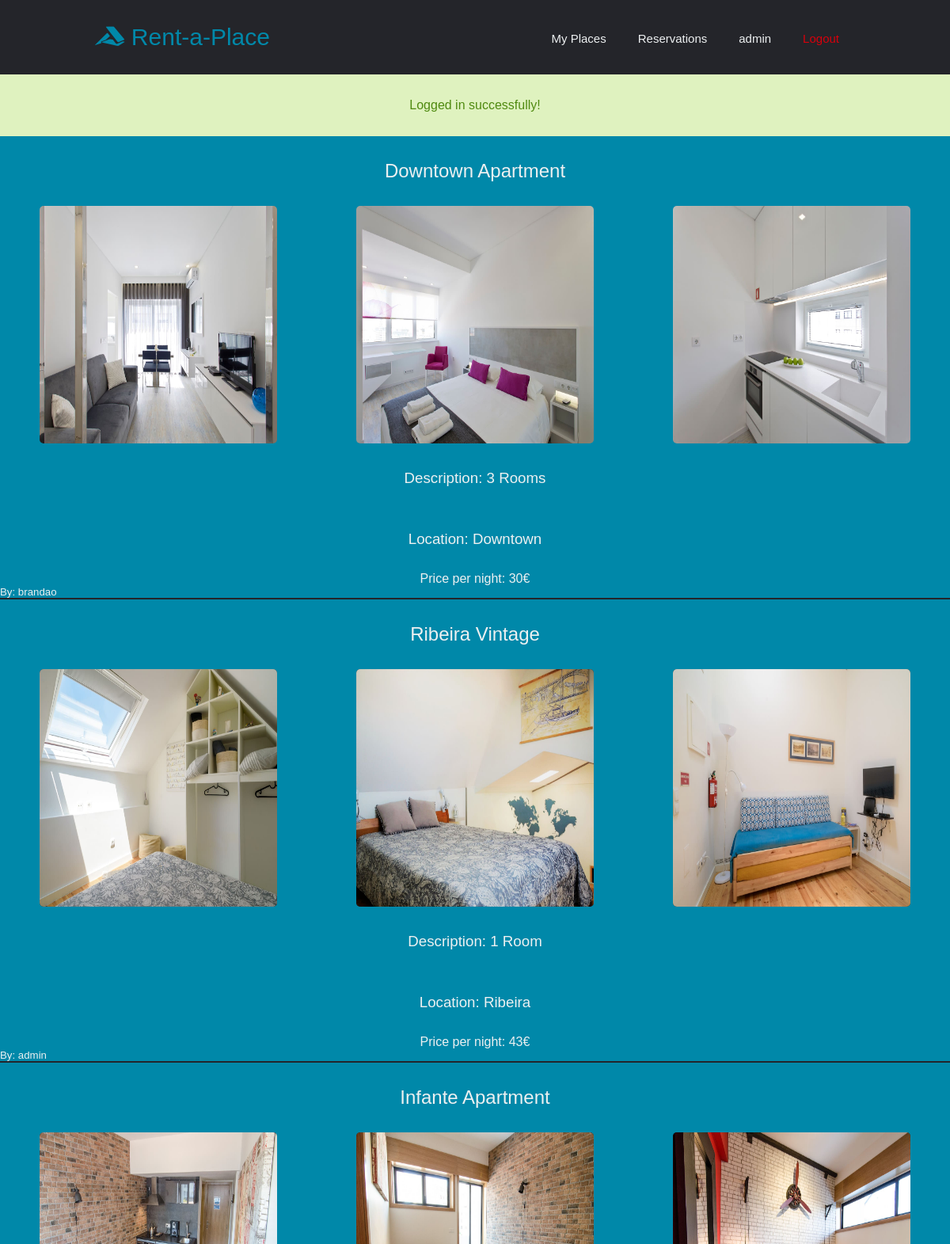
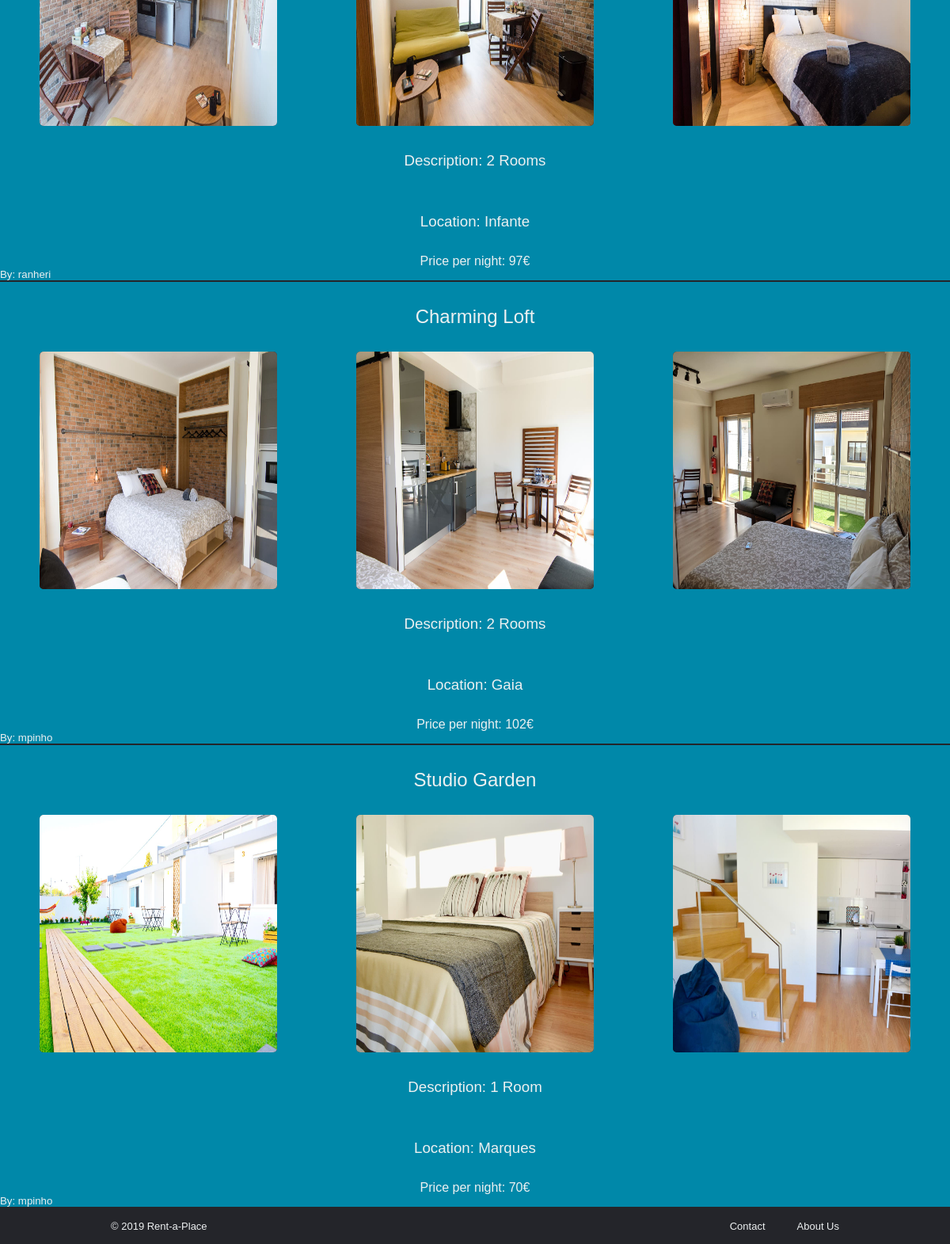
/pages/rental.php (signed in), run on the app's committed database (2 pictures, top to bottom).
### tables this page shows
CREATE TABLE Properties (id INTEGER PRIMARY KEY, ownerID INTEGER NOT NULL REFERENCES Owners (id) ON UPDATE CASCADE, price FLOAT NOT NULL, title VARCHAR NOT NULL, location VARCHAR NOT NULL, description VARCHAR NOT NULL, availabilityEnd DATE, availabilityStart DATE);

CREATE TABLE Photos (id INTEGER PRIMARY KEY, description VARCHAR NOT NULL, path TEXT NOT NULL, propertyID INTEGER REFERENCES Properties (id) ON UPDATE CASCADE);

CREATE TABLE Users (id INTEGER PRIMARY KEY, username VARCHAR NOT NULL UNIQUE, email VARCHAR NOT NULL UNIQUE, password VARCHAR NOT NULL, name VARCHAR NOT NULL, profilePicture TEXT);

### pages/rental.php (called while the page is built, shortened)
<?php
  include_once('../templates/common/tpl_common.php');
  include_once('../templates/common/tpl_rental.php');
  include_once('../database/db_rental.php');
  $rentals = getAllProperties();
  draw_header($_SESSION['username']);
  draw_rentals($rentals);
  draw_footer();

### database/db_rental.php (called while the page is built, shortened)
<?php
    include_once('../database/db_user.php');
   function getAllProperties()
   {
       $db = Database::instance()->db();
       $stmt = $db->prepare('SELECT * FROM Properties');
       $stmt->execute();
       return $stmt->fetchAll();
   }
  function getPropertyPhotos($property_id)
  {
      $db = Database::instance()->db();
      $stmt = $db->prepare('SELECT * FROM Photos WHERE propertyID = ?');
      $stmt->execute(array($property_id));
      return $stmt->fetchAll();
  }

### database/db_user.php (called while the page is built, shortened)
<?php
  function getUserbyID($id)
  {
      $db = Database::instance()->db();
      $stmt = $db->prepare('SELECT * FROM Users WHERE id = ?');
      $stmt->execute(array($id));
      return $stmt->fetch();
  }

### templates/common/tpl_rental.php (the view, shortened to what this page needs)
<?php
include_once('../database/db_rental.php');
include_once('../database/db_user.php');
function draw_rentals($rentals)
{
    ?>
  <section class="rentals">
  <?php
    foreach ($rentals as $rental) {
        draw_rental($rental);
    } ?>
  </section>
<?php
} ?>
<?php function draw_rental($rental)
    {
        ?>
<a href="property.php?id=<?=$rental['id']?> " class="rental">
<article>
  <header>
    <h2><?=$rental['title']?></h2>
  </header>
  <main>
    <?php
    $photos = getPropertyPhotos($rental['id']); ?>
    <div class="row">
    <?php foreach ($photos as $photo) { ?>
      <div class="column">
        <img alt="Property Image" src="../images/properties/<?php echo $photo['path']; ?>"/>
        </div>
    <?php } ?>
    </div>
    <h3>Description: <?=$rental['description']?></h3>
    <h3>Location: <?=$rental['location']?></h3>
    <h4>Price per night: <?=$rental['price']?>€</h4>
  </main>
  <?php
  $username = getUserbyID($rental['ownerID']);
      ?>
  <footer>
    <h5>By: <?=$username['username']?></h5>
  </footer>
</article>
</a>
<?php
    } ?>

### templates/common/tpl_common.php (shortened to what this page needs)
<?php function draw_header($username)
{
     ?>
  <!DOCTYPE html>
  <html>
    <head>
    <link rel="stylesheet" type="text/css" href="../css/header.css">
    <link rel="stylesheet" type="text/css" href="../css/style.css">
    <link rel="stylesheet" type="text/css" href="../css/footer.css">
    <link rel="stylesheet" type="text/css" href="../css/auth.css">
    <link rel="stylesheet" type="text/css" href="../css/profile.css">
    <link rel="stylesheet" type="text/css" href="../css/aboutus.css">
    <link rel="stylesheet" type="text/css" href="../css/rental.css">
    <link rel="stylesheet" type="text/css" href="../css/property.css">
    <link rel="stylesheet" type="text/css" href="../css/contact.css">
    <link rel="stylesheet" type="text/css" href="../css/search.css">
</head>
    <body>
      <header class="main_header">
        <nav>
        <?php if ($username != null) { ?>
          <ul id="header_links">
              <li><h1><a href="login.php" ><i class="fab fa-accusoft"></i> Rent-a-Place</a></h1></li>
              <li class="right_links"><a id="logout" href="../actions/action_logout.php">Logout</a></li>
              <li class="right_links"><a href="profile.php"><?=$username?></a></li>
              <li class="right_links"><a href="reservations.php">Reservations</a></li>
              <li class="right_links"><a href="manage.php">My Places</a></li>
            </ul>
        <?php } else { ?>
          <ul id="header_links">
              <li><h1><a href="login.php" ><i class="fab fa-accusoft"></i> Rent-a-Place</a></h1></li>
            </ul>
        <?php  } ?>
        </nav>
      </header>
      <?php if (isset($_SESSION['messages'])) {?>
        <section id="messages">
          <?php foreach ($_SESSION['messages'] as $message) { ?>
            <div class="<?=$message['type']?>"><?=$message['content']?></div>
          <?php } ?>
        </section>
      <?php unset($_SESSION['messages']); } ?>
<?php
} ?>
<?php function draw_footer()
    {
          ?>
    <footer class="main_footer">
        <ul id="footer_links">
            <li>
            &copy; 2019 Rent-a-Place
            </li>
            <li class="footer_right">
                <a href="aboutus.php">About Us</a>
            </li>
            <li class="footer_right">
                <a href="contact.php">Contact</a>
            </li>
        </ul>
    </footer>
  </body>
</html>
<?php
    } ?>

### css/header.css (style rules this page uses)
.main_header { margin: 30px 10%; }
#header_links { list-style: none; }
#header_links li { display: inline-block; }
h1 a { font-size: 30px; text-decoration: none; transition: all 0.3s ease 0s; color: #0088a9; }
.right_links { float: right; padding: 0px 20px; margin-top: 10px; }
.right_links a { transition: all 0.3s ease 0s; font-size: 15px; color: #edf0f1; text-decoration: none; }
.right_links #logout { color: #d8000c; }
body > #messages div { width: 100%; padding: 30px 10%; text-align: center; }
body > #messages .success { color: #4f8a10; background-color: #dff2bf; }

### css/style.css (style rules this page uses)
* { box-sizing: border-box; margin: 0; padding: 0; background-color: #24252a; font-family: "Montserrat", sans-serif; font-weight: 500; }

### css/footer.css (style rules this page uses)
.main_footer { color: #edf0f1; padding: 15px 10%; font-size: 13px; }
#footer_links li { display: inline-block; padding: 0px 20px; }
.footer_right { float: right; }
.footer_right a { text-decoration: none; color: #edf0f1; transition: all 0.3s ease 0s; }

### css/auth.css (style rules this page uses)
h2 { color: #edf0f1; background-color: #0088a9; padding: 30px 10%; text-align: center; }

### css/aboutus.css (style rules this page uses)
h3 { color: #edf0f1; background-color: #0088a9; padding: 30px 10%; }

### css/rental.css (style rules this page uses)
.rental { transition: all 0.3s ease 0s; color: #edf0f1; text-decoration: none; background-color: #0088a9; }
.rental article { border-bottom: 2px solid #24252a; }
.rental h3 { margin-top: -5px; text-align: center; }
.rental h4 { text-align: center; color: #edf0f1; background-color: #0088a9; }
.rental h5 { background-color: #0088a9; color: #edf0f1; }
.rental img { width: 300px; height: 300px; border-radius: 5px; }
.rental .row { width: 100%; display: inline-block; background-color: #0088a9; }
.rental .column { float: left; width: 33.33%; text-align: center; background-color: #0088a9; }
.rental header { background-color: #0088a9; }
.rental h2 { text-align: center; }

### data on the page
properties: title "Downtown Apartment", description "3 Rooms", location "Downtown", price "30", users.username "brandao"
photos: path (picture)
photos: path (picture)
photos: path (picture)
properties: title "Ribeira Vintage", description "1 Room", location "Ribeira", price "43", users.username "admin"
photos: path (picture)
photos: path (picture)
photos: path (picture)
properties: title "Infante Apartment", description "2 Rooms", location "Infante", price "97", users.username "ranheri"
photos: path (picture)
photos: path (picture)
photos: path (picture)
properties: title "Charming Loft", description "2 Rooms", location "Gaia", price "102", users.username "mpinho"
photos: path (picture)
photos: path (picture)
photos: path (picture)
properties: title "Studio Garden", description "1 Room", location "Marques", price "70", users.username "mpinho"
photos: path (picture)
photos: path (picture)
photos: path (picture)

### other printed values
$username "admin"
$message['content'] "Logged in successfully!"
